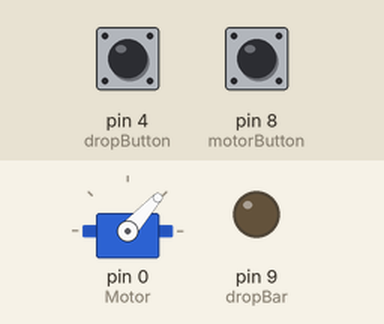
A sketch run on a simulated Arduino Uno, built with avr-gcc and run on an emulated ATmega328P. On the bench: servo, output pins drawn as LEDs (lit = HIGH). Dashed ring = blinking. Inputs (shaded band) come from the test bench; at power-on: pin 4 (dropButton) HIGH, pin 8 (motorButton) HIGH.

Above: at 1.3 s.
1.4 s: pin 4 (dropButton) pulled LOW for 3.2 s
At 5.1 s:
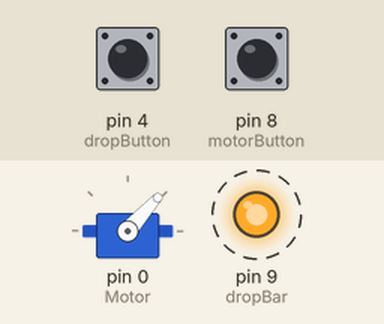
6.1 s: pin 8 (motorButton) pulled LOW for 0.15 s
At 7.3 s:
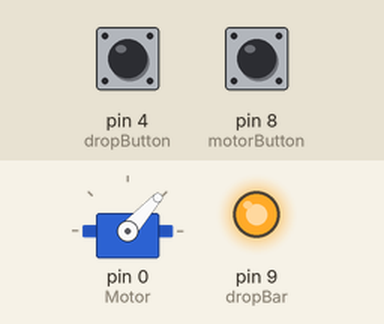
7.7 s: pin 8 (motorButton) pulled LOW for 3.2 s
At 9.0 s:
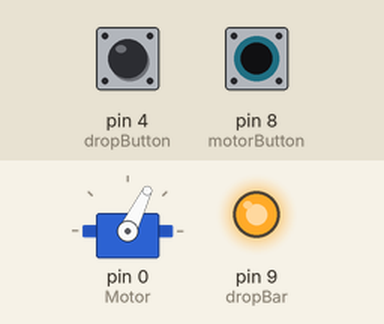
12.4 s: pin 8 (motorButton) pulled LOW for 3.2 s
At 15.7 s:
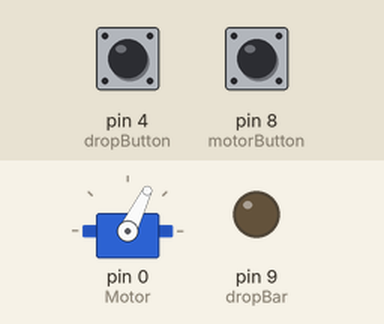
17.3 s: pin 4 (dropButton) pulled LOW for 0.15 s
At 18.7 s:
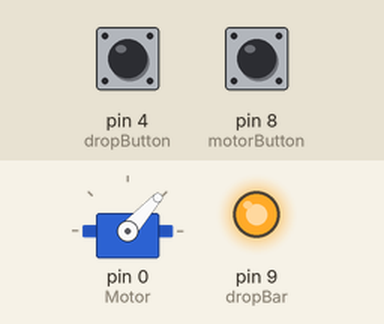
Timing chart, 0 to 29.6 s (numbered marks = the images above; inputs shaded):
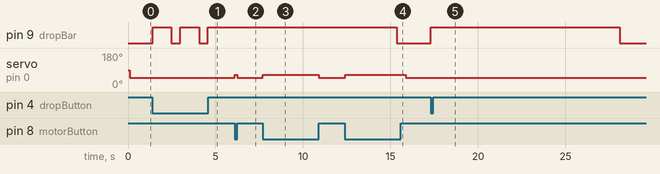

Measured:
- after the input at 1.4 s, pin 9 (dropBar): alternates HIGH for 1.1 s and LOW for 0.50 s, starting at once
- after the input at 6.1 s, servo on pin 0 (Motor): 48° → 64° at once, → 48° 0.15 s later
- after the input at 7.7 s, servo on pin 0 (Motor): 48° → 64° at once, → 48° 3.2 s later
- after the input at 12.4 s, servo on pin 0 (Motor): 48° → 64° at once, → 48° 3.5 s later
- after the input at 17.3 s, pin 9 (dropBar): LOW → HIGH at once, → LOW 10.8 s later

The sketch:

Launcher.ino
```cpp
 #include <Servo.h>

Servo Motor;

#define motorButton 8
#define dropButton 4
#define dropBar 9


int motorSpeed = 1200;

volatile bool ballReady = false;

void setup() {
  Serial.begin(115200);

  pinMode(motorButton, INPUT_PULLUP);
  pinMode(dropButton, INPUT_PULLUP);
  pinMode(dropBar, OUTPUT);

  Motor.attach(0);

  delay(100);

  Motor.writeMicroseconds(0);
  delayMicroseconds(400);
  Motor.writeMicroseconds(1800);
  delayMicroseconds(500);
  Motor.writeMicroseconds(1000);
}

void updateMotor() {
  if (!digitalRead(motorButton)) {
    Motor.writeMicroseconds(motorSpeed);
  } else {
    Motor.writeMicroseconds(1040);
  }
}

void loop() {
  updateMotor();

  if (!digitalRead(dropButton)) {
    digitalWrite(13, HIGH);
    digitalWrite(dropBar, HIGH);
    Motor.writeMicroseconds(1040);

    int i = 0;
    for(;;) {
      digitalWrite(dropBar, HIGH);
      delay(1);

      updateMotor();

      if (i > 1000 && !digitalRead(dropButton)) break;
      if (++i > 10000) break;
    }

    digitalWrite(13, LOW);
    digitalWrite(dropBar, LOW);
    delay(500);
  }
}
```
